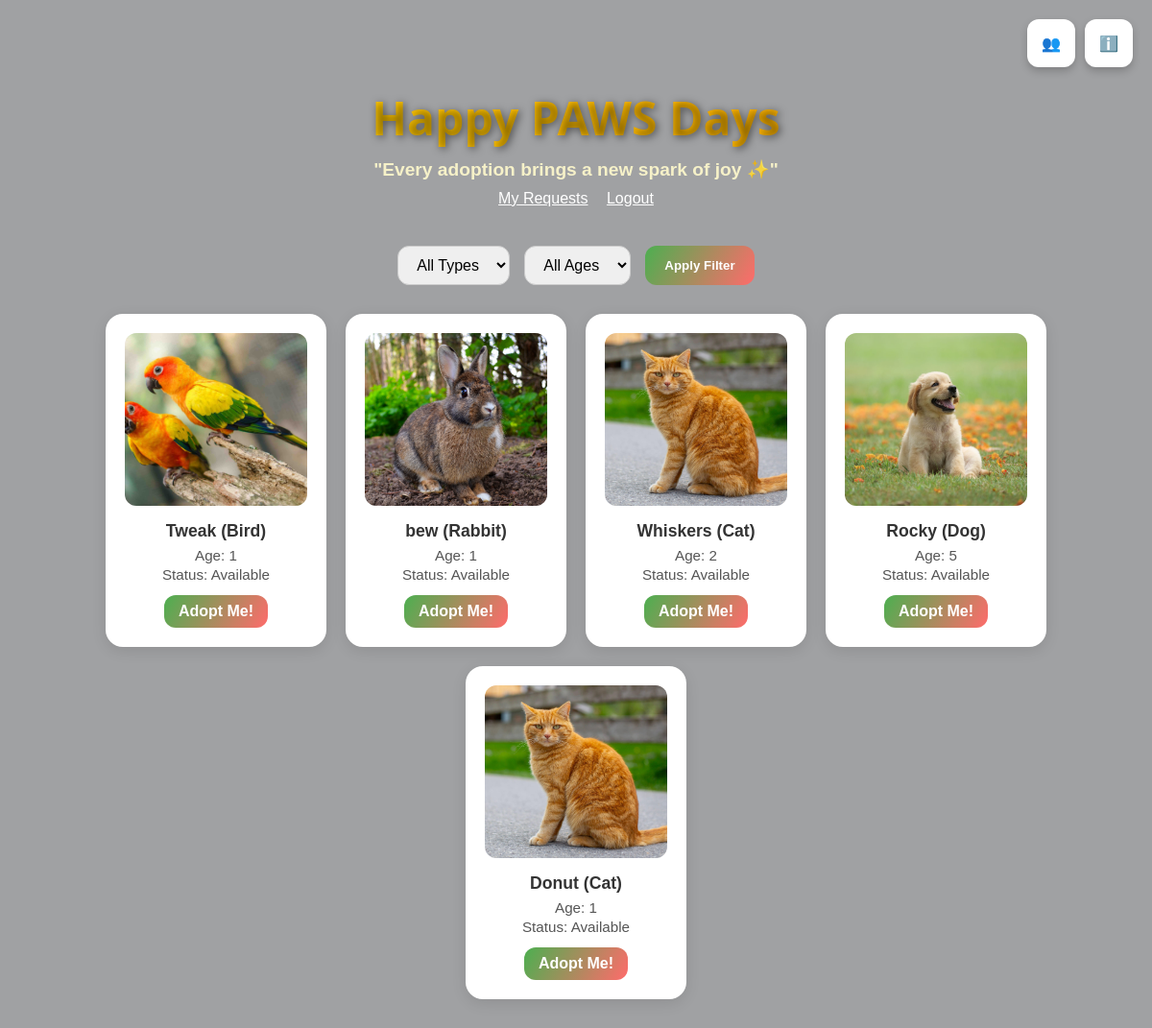
/dashboard.php (signed in), run on the app's committed database.
### tables this page shows
CREATE TABLE `pet` (
  `petID` int(11) NOT NULL,
  `name` varchar(100) NOT NULL,
  `type` varchar(50) NOT NULL,
  `age` int(11) DEFAULT NULL,
  `breed` varchar(50) DEFAULT NULL,
  `created_at` datetime DEFAULT current_timestamp(),
  `status` enum('Available','Pending','Adopted') DEFAULT 'Available'
);

### dashboard.php (the view, shortened to what this page needs)
<?php
include 'config.php';
$stmt = $pdo->query("SELECT event_name FROM settings WHERE id = 1");
$setting = $stmt->fetch();
$eventName = $setting ? $setting['event_name'] : 'Happy Paws Shelter';
$stmt = $pdo->query("SELECT * FROM Pet WHERE status='Available'");
$pets = $stmt->fetchAll();
?>
<!DOCTYPE html>
<html>
<head>
    <link rel="stylesheet" href="style.css">
</head>
<body class="dashboard-page">
    <video autoplay muted loop id="bg-video">
        <source src="assets/video/background.mp4" type="video/mp4">
    </video>
    <div class="overlay"></div>
    <header class="dashboard-header">
        <h1><?= htmlspecialchars($eventName) ?></h1>
        <p>"Every adoption brings a new spark of joy ✨"</p>
        <a href="my_requests.php" style="color:white; text-decoration:underline; margin-right:15px;">My Requests</a>
        <a href="logout.php" style="color:white; text-decoration:underline;">Logout</a>
    </header>
    <div class="top-right-panels">
        <div class="panel-box" onclick="togglePanel('team')">👥</div>
        <div class="panel-box" onclick="togglePanel('info')">ℹ️</div>
    </div>
    <div class="filters">
        <select id="filter-type">
            <option value="">All Types</option>
        </select>
        <select id="filter-age">
            <option value="">All Ages</option>
        </select>
        <button onclick="applyFilter()">Apply Filter</button>
    </div>
    <div class="pet-list">
        <?php foreach($pets as $pet):
            $type = strtolower($pet['type']);
            $imgFile = "assets/images/".$type."1.jpg";
        ?>
        <div class="pet-card" data-type="<?= htmlspecialchars($pet['type']) ?>" data-age="<?= $pet['age'] ?>">
            <img src="<?= $imgFile ?>" alt="<?= htmlspecialchars($pet['name']) ?>">
            <h4><?= htmlspecialchars($pet['name']) ?> (<?= htmlspecialchars($pet['type']) ?>)</h4>
            <p>Age: <?= $pet['age'] ?></p>
            <p>Status: <?= htmlspecialchars($pet['status']) ?></p>
            <a href="adopt.php?petID=<?= $pet['petID'] ?>">Adopt Me!</a>
        </div>
        <?php endforeach; ?>
    </div>
</body>
</html>

### style.css (style rules this page uses)
* { margin: 0; padding: 0; box-sizing: border-box; font-family: "Poppins", sans-serif; }
body { color: #2e2e2e; overflow-x: hidden; }
#bg-video { position: fixed; right: 0; bottom: 0; min-width: 100%; min-height: 100%; z-index: -1; object-fit: cover; }
.overlay { position: fixed; inset: 0; background: rgba(255, 236, 200, 0.45); z-index: 0; }
.dashboard-header { text-align: center; margin-top: 30px; position: relative; z-index: 2; }
.dashboard-header h1 { color: #ff914d; font-size: 2.6em; }
.dashboard-header p { font-size: 1.2em; color: #444; margin-bottom: 10px; }
.pet-list { display: flex; flex-wrap: wrap; justify-content: center; gap: 22px; margin: 40px auto; max-width: 1200px; position: relative; z-index: 2; }
.pet-card { background: rgba(255,255,255,0.9); border-radius: 16px; padding: 18px; width: 260px; box-shadow: 0 6px 15px rgba(0,0,0,0.1); text-align: center; transition: 0.3s; backdrop-filter: blur(4px); }
.pet-card img { width: 100%; height: 180px; object-fit: cover; border-radius: 12px; margin-bottom: 10px; }
.pet-card h4 { color: #d46a00; margin-bottom: 5px; }
.pet-card p { color: #333; margin: 3px 0; }
.pet-card a { display: inline-block; margin-top: 8px; padding: 8px 12px; background: #ff914d; color: white; border-radius: 6px; text-decoration: none; font-weight: 600; transition: 0.3s; }

### dashboard.php (style rules this page uses)
body.dashboard-page { font-family:'Segoe UI',sans-serif; margin:0; background:#f5f7fa; }
#bg-video { position:fixed; top:0; left:0; width:100%; height:100%; object-fit:cover; z-index:-2; }
.overlay { position:fixed; top:0; left:0; width:100%; height:100%; background:rgba(0,0,0,0.35); z-index:-1; }
header.dashboard-header { text-align:center; padding:60px 20px 20px; color:white; }
header.dashboard-header h1 { font-family: 'Segoe UI', Tahoma, Geneva, Verdana, sans-serif; font-size: 3rem; background: linear-gradient(to right, #FFD700, #FFA500); -webkit-background-clip: text; color: transparent; text-shadow: 2px 2px 8px rgba(0,0,0,0.5); margin-bottom:10px; }
header.dashboard-header p { font-size:1.2rem; opacity:0.9; font-weight:600; color:#FFFACD; margin-top:6px; }
.filters { display:flex; justify-content:center; gap:15px; margin:20px; flex-wrap:wrap; }
.filters select { padding:10px 15px; border-radius:12px; border:1px solid #ccc; font-size:1rem; }
.filters button { padding:10px 20px; border:none; border-radius:12px; background: linear-gradient(120deg,#4CAF50,#FF6B6B); color:white; font-weight:700; cursor:pointer; }
.pet-list { display:flex; flex-wrap:wrap; gap:20px; justify-content:center; margin:30px auto; max-width:1200px; }
.pet-card { background:white; border-radius:18px; padding:20px; width:230px; box-shadow:0 4px 15px rgba(0,0,0,0.1); text-align:center; transition: transform 0.2s; }
.pet-card img { width:100%; height:180px; object-fit:cover; border-radius:12px; margin-bottom:12px; }
.pet-card h4 { margin:0 0 6px; font-size:1.1rem; font-weight:600; color:#333; }
.pet-card p { margin:3px 0; font-size:0.95rem; color:#555; }
.pet-card a { display:inline-block; margin-top:10px; padding:8px 15px; border-radius:12px; background: linear-gradient(120deg,#4CAF50,#FF6B6B); color:white; text-decoration:none; font-weight:600; transition: opacity 0.2s; }
.top-right-panels { position: fixed; top: 20px; right: 20px; display: flex; gap:10px; z-index: 10; }
.panel-box { width: 50px; height: 50px; border-radius:12px; background: #fff; display: flex; align-items: center; justify-content: center; cursor: pointer; box-shadow: 0 4px 8px rgba(0,0,0,0.2); transition: 0.3s; }

### data on the page
pet: shows a picture, name "Tweak", type "Bird", age "1", status "Available"
pet: shows a picture, name "bew", type "Rabbit", age "1", status "Available"
pet: name "Whiskers", type "Cat", age "2", status "Available"
pet: shows a picture, name "Rocky", type "Dog", age "5", status "Available"
pet: name "Donut", type "Cat", age "1", status "Available"
